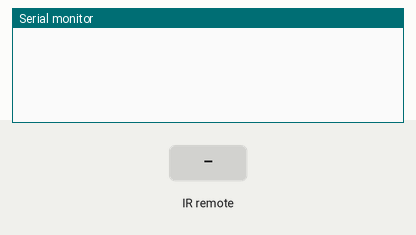
Recording of a sketch running on a simulated Arduino Uno, built with avr-gcc and run on an emulated ATmega328P. Shown: the last lines printed to the serial monitor. The inputs (shaded band) are chosen by the test bench.

Above: at 1.2 s.
1.3 s: infrared code 0x20DF10EF received
At 1.44 s:
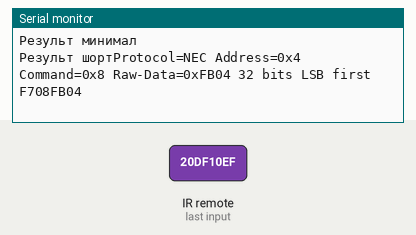
At 2.9 s:
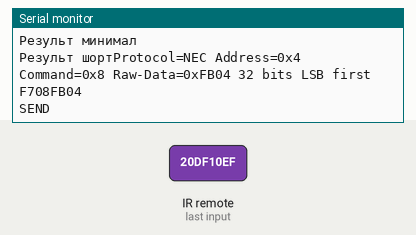

Measured:
- after the input at 1.3 s, the serial monitor: prints a new line at once (image 1)

The sketch:

ir-recive-send-v3.ino
```cpp
#include <IRremote.h>

// irREMOTE V3.1
// https://github.com/Arduino-IRremote/Arduino-IRremote/archive/master.zip


#define ONN     551489775    //код вкл выкл на LG 551489775;
#define CODELEN 32           //Кнопка 2

boolean irOk = false;

IRrecv irrecv(2); // указываем вывод, к которому подключен приемник
decode_results results;

void setup() {
  Serial.begin(9600); // выставляем скорость COM порта
  irrecv.enableIRIn(); // запускаем прием
  IrSender.begin(11, DISABLE_LED_FEEDBACK); // устанавливаем выход v3  11pin
}

void loop() {
   if (irrecv.decode()) { // если данные пришли  && !irOk
    Serial.print( "Результ минимал"); // печатаем данные
    irrecv.printIRResultMinimal(&Serial);
    unsigned long codeValue = results.value;
    Serial.println(); // печатаем данные
    Serial.print("Результ шорт"); // печатаем данные
    irrecv.printIRResultShort(&Serial);
    Serial.println( ""); // печатаем данные
    Serial.println( irrecv.decodedIRData.decodedRawData,HEX); // печатаем данные
    delay(50);
      IrSender.sendNEC(0xDF00 , 0x1C, 0);
    // irsend.sendNECRaw(0xE31CDF00, 0); //вариант 2
    //irsend.sendNECMSB(0xE31CDF00, 32, false);// вариант 3 не рабочий
    Serial.println("SEND");
    irrecv.enableIRIn();
    delay(50);
  }
      irrecv.resume(); // принимаем следующую команду
          delay(50);
}
```
